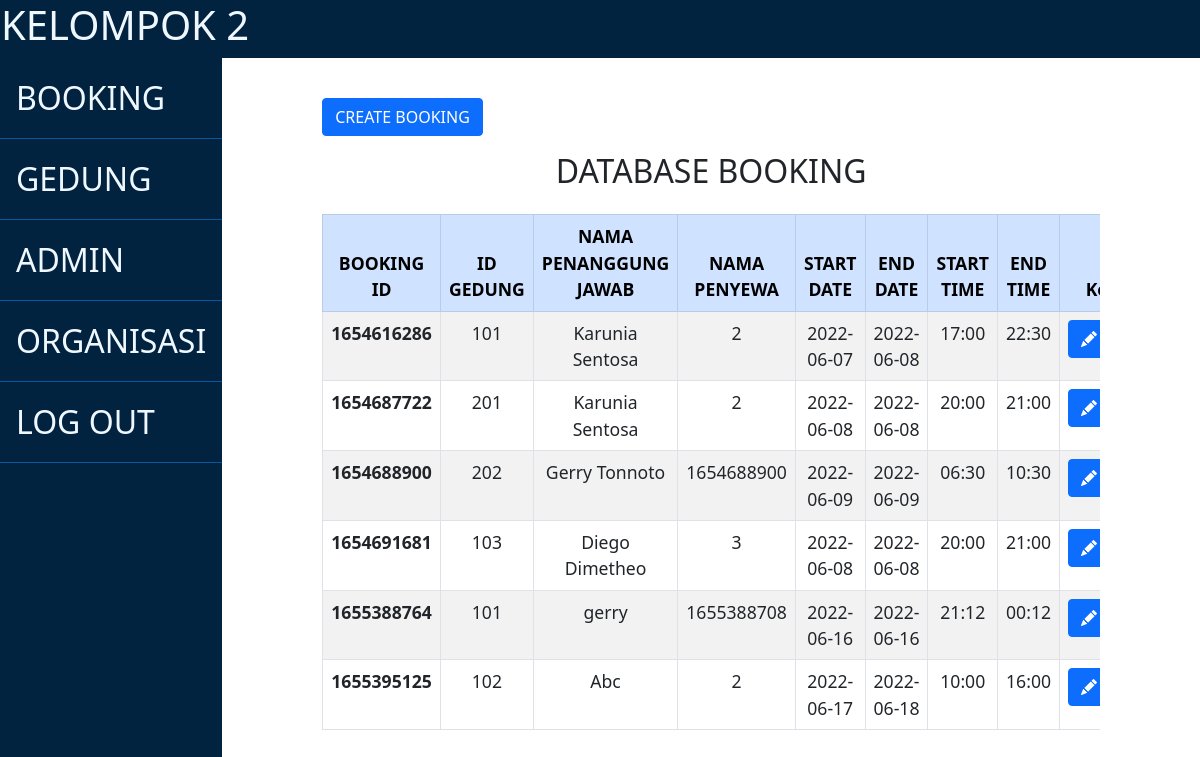
/admin/booking (signed in), run on an earlier commit of the app's database.
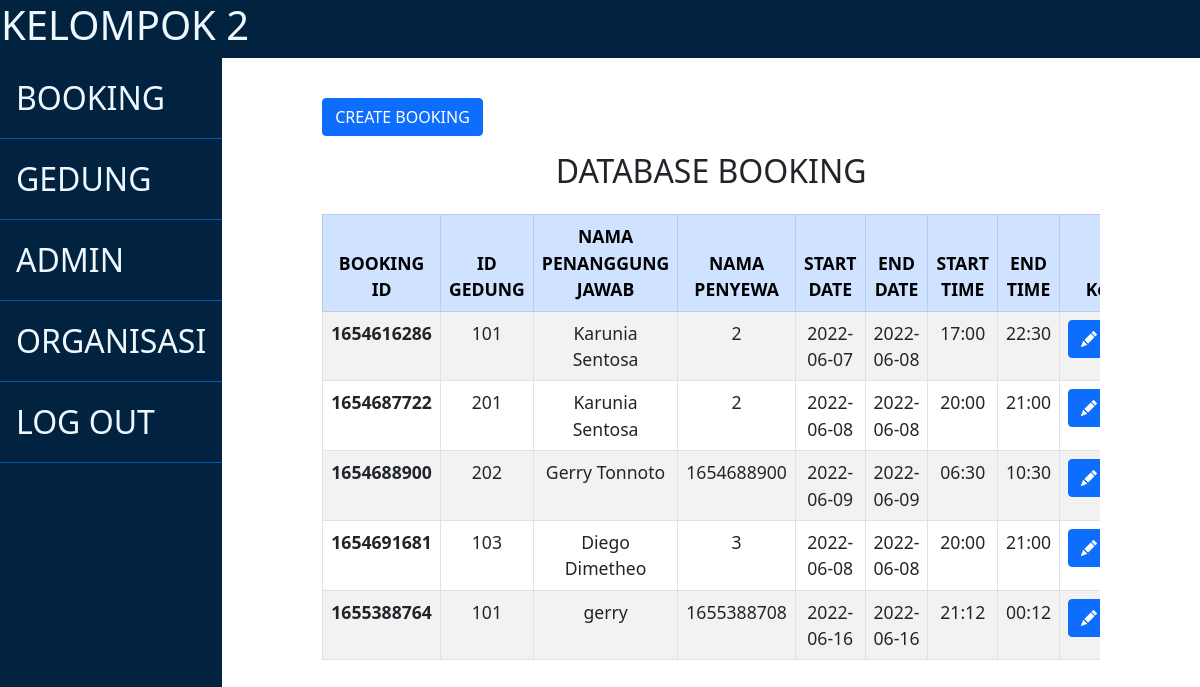
And on a later commit of the database.
### booking.py (models this page shows, shortened)
class BookingModel(Base):
    __tablename__ = 'booking'
    id = Column(Integer, primary_key=True)
    gedung_id = Column(Integer, ForeignKey(GedungModel.id), nullable=False)
    nama_penanggungjawab = Column(String)
    penyewa = Column(Integer, ForeignKey(OrganisasiModel.id), nullable=False)
    start_date = Column(String, nullable=False)
    end_date = Column(String, nullable=False)
    start_time = Column(String, nullable=False)
    end_time = Column(String, nullable=False)

### app.py (the view)
@app.route('/admin/booking')
@login_required
def admin_booking_view():
    booking_list = booking_helper.read()
    return render_template('admin/booking_test.html', booking_list=booking_list)

### admin.py (called while the page is built)
    def read_one(self, id):
        with Session(self.engine) as session:
            stmt = select(AdminModel).where(AdminModel.id == id)
            return session.scalars(stmt).one()

### app.py (called while the page is built)
@login_manager.user_loader
def load_user(id):
    return admin_helper.read_one(id)

### booking.py (called while the page is built)
    def read(self):
        with Session(self.engine) as session:
            return session.query(BookingModel)

### templates/admin/booking_test.html (shortened to what this page needs)
{% extends 'admin/templates/admin_template.jinja2' %}
{% block rightside_content %}
    <button class="btn btn-primary" onclick="onAdd()">CREATE BOOKING</button>
    <div class="content">
        <h2 class="page-title">DATABASE BOOKING</h2>
        <div class="table-responsive">
            <table class="table table-bordered table-striped">
                <thead>
                <tr class="table-primary">
                    <th class="text-center">BOOKING ID</th>
                    <th class="text-center">ID GEDUNG</th>
                    <th class="text-center">NAMA PENANGGUNG JAWAB</th>
                    <th class="text-center">NAMA PENYEWA</th>
                    <th class="text-center">START DATE</th>
                    <th class="text-center">END DATE</th>
                    <th class="text-center">START TIME</th>
                    <th class="text-center">END TIME</th>
                    <th colspan="2" class="text-center">Kontrol</th>
                </tr>
                </thead>
                <tbody>
                {% for booking in booking_list %}
                    <tr>
                        <th class="text-center">{{ booking.id }}</th>
                        <td class="text-center">{{ booking.gedung_id }}</td>
                        <td class="text-center">{{ booking.nama_penanggungjawab }}</td>
                        <td class="text-center">{{ booking.penyewa }}</td>
                        <td class="text-center">{{ booking.start_date }}</td>
                        <td class="text-center">{{ booking.end_date }}</td>
                        <td class="text-center">{{ booking.start_time }}</td>
                        <td class="text-center">{{ booking.end_time }}</td>
                        <td class="text-center">
                            <button onClick="onEdit('{{ booking.id }}')" class="btn btn-primary"><i
                                    class="bi bi-pencil-fill"></i></button>
                        </td>
                    </tr>
                {% endfor %}
                </tbody>
            </table>
        </div>
    </div>
{% endblock %}

What changed in the data, as far as the page shows it:
removed BookingModel: id "1655395125", gedung_id "102", nama_penanggungjawab "Abc", penyewa "2", start_date "2022-06-17", end_date "2022-06-18", start_time "10:00", end_time "16:00"
